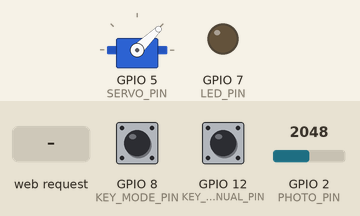
Recording of a sketch running on a simulated ESP32-S3. Parts: servo, output pins drawn as LEDs (lit = HIGH). Inputs (shaded band) come from the test bench; at power-on: GPIO 2 (PHOTO_PIN) = 2048, GPIO 8 (KEY_MODE_PIN) HIGH, GPIO 12 (KEY_MANUAL_PIN) HIGH. WiFi joins after 1.5 s; servers stay silent unless stated; servo pulses on a pin are drawn as a servo (544–2400 µs = 0–180°); what the sketch prints to the serial monitor is not drawn.

Above: at 2.7 s.
2.8 s: GPIO 2 (PHOTO_PIN) set to 1969
At 3.5 s:
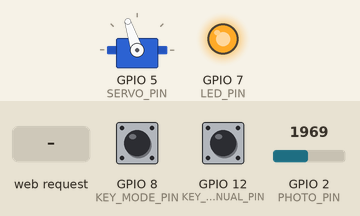
4.3 s: HTTP request GET /L received
At 5.4 s:
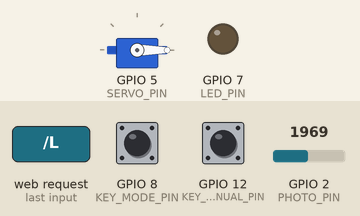
5.8 s: GPIO 8 (KEY_MODE_PIN) pulled LOW for 1 s
At 6.9 s:
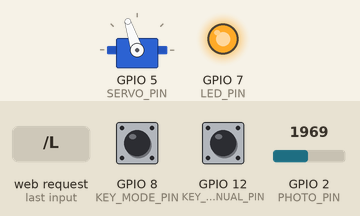
8.3 s: GPIO 2 (PHOTO_PIN) set to 3436
9.8 s: GPIO 2 (PHOTO_PIN) set to 3560
At 11.0 s:
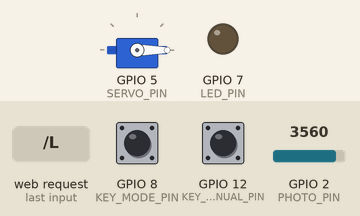
11.3 s: GPIO 2 (PHOTO_PIN) set to 1960
At 11.7 s:
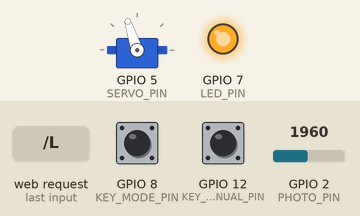
Timing chart, 0 to 13.8 s (numbered marks = the images above; inputs shaded):
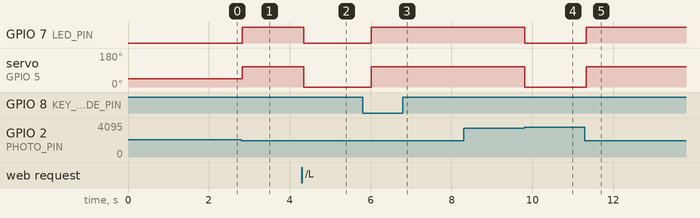

Measured:
- the behaviour switches between 2000 and 1999 on GPIO 2 (PHOTO_PIN) (found by bisection; images 0 and 1)
- the behaviour switches between 3500 and 3501 on GPIO 2 (PHOTO_PIN) (found by bisection; images 3 and 4)
- after the input at 2.8 s, GPIO 7 (LED_PIN): LOW → HIGH at once; servo on GPIO 5 (SERVO_PIN): 44° → 108° at once
- after the input at 4.3 s, GPIO 7 (LED_PIN): HIGH → LOW at once; servo on GPIO 5 (SERVO_PIN): 108° → 0° at once
- after the input at 5.8 s, GPIO 7 (LED_PIN): LOW → HIGH after 0.22 s; servo on GPIO 5 (SERVO_PIN): 0° → 108° after 0.22 s
- after the input at 8.3 s, every drawn part: stays the same
- after the input at 9.8 s, GPIO 7 (LED_PIN): HIGH → LOW at once; servo on GPIO 5 (SERVO_PIN): 108° → 0° at once
- after the input at 11.3 s, GPIO 7 (LED_PIN): LOW → HIGH at once; servo on GPIO 5 (SERVO_PIN): 0° → 108° at once

The sketch:

zuoye.ino
```cpp
#include <WiFi.h>

// ===================== 【可修改配置】 =====================
const char *ssid = "chen iQOO Z10x";
const char *password = "Lcyyc9426";

#define PHOTO_PIN     2
#define SERVO_PIN     5
#define LED_PIN       7
#define KEY_MODE_PIN  8     // 模式切换按键（自动/手动）
#define KEY_MANUAL_PIN 12    // 手动模式开关灯按键 → 已改为 GPIO12
#define LOW_THRESHOLD  2000
#define HIGH_THRESHOLD 3500
// ====================================================================

#define LEDC_FREQ     50
#define LEDC_RES      12
#define SERVO_RIGHT   340
#define SERVO_LEFT    100
#define SERVO_STOP    205

WiFiServer server(80);
int photoValue = 0;
bool manualMode = false;
bool lightState = false;  // 手动模式灯光状态

// 按键消抖通用函数
bool readKey(int pin, bool &lastState, unsigned long &debounceTime) {
  int reading = digitalRead(pin);
  bool keyPress = false;
  if (reading != lastState) {
    debounceTime = millis();
  }
  if (millis() - debounceTime > 80) {
    if (reading == LOW) {
      keyPress = true;
    }
  }
  lastState = reading;
  return keyPress;
}

// 光敏滤波
int readPhoto() {
  int sum = 0;
  for (int i = 0; i < 5; i++) {
    sum += analogRead(PHOTO_PIN);
    delay(5);
  }
  return sum / 5;
}

// 灯光控制（舵机+LED）
void setLight(bool on) {
  if (on) {
    ledcWrite(SERVO_PIN, SERVO_RIGHT);
    digitalWrite(LED_PIN, HIGH);
    lightState = true;
  } else {
    ledcWrite(SERVO_PIN, SERVO_LEFT);
    digitalWrite(LED_PIN, LOW);
    lightState = false;
  }
}

// 按键变量
bool lastModeKeyState = HIGH;
unsigned long modeDebounceTime = 0;

bool lastManualKeyState = HIGH;
unsigned long manualDebounceTime = 0;

void setup() {
  Serial.begin(115200);
  ledcAttach(SERVO_PIN, LEDC_FREQ, LEDC_RES);
  ledcWrite(SERVO_PIN, SERVO_STOP);

  pinMode(LED_PIN, OUTPUT);
  digitalWrite(LED_PIN, LOW);

  // 两个轻触按键上拉输入
  pinMode(KEY_MODE_PIN, INPUT_PULLUP);
  pinMode(KEY_MANUAL_PIN, INPUT_PULLUP);

  WiFi.begin(ssid, password);
  while (WiFi.status() != WL_CONNECTED) {
    delay(50);
    Serial.print(".");
  }
  Serial.println("\nWiFi连接成功");
  Serial.print("IP: ");
  Serial.println(WiFi.localIP());
  server.begin();
}

void loop() {
  photoValue = readPhoto();

  // ===================== 按键1：切换自动/手动 =====================
  if (readKey(KEY_MODE_PIN, lastModeKeyState, modeDebounceTime)) {
    manualMode = !manualMode;
    Serial.println("=== 按键切换模式 ===");
  }

  // ===================== 按键2：手动模式下开关灯 =====================
  if (manualMode && readKey(KEY_MANUAL_PIN, lastManualKeyState, manualDebounceTime)) {
    lightState = !lightState;
    setLight(lightState);
  }

  // ===================== 自动模式逻辑 =====================
  if (!manualMode) {
    if (photoValue < LOW_THRESHOLD) {
      setLight(true);
    } else if (photoValue > HIGH_THRESHOLD) {
      setLight(false);
    }
  }

  // ===================== 实时串口打印 =====================
  Serial.print("模式:");
  Serial.print(manualMode ? "手动" : "自动");
  Serial.print(" | 光敏:");
  Serial.print(photoValue);
  Serial.print(" | LED:");
  Serial.println(digitalRead(LED_PIN) ? "亮" : "灭");

  // ===================== WiFi网页控制 =====================
  WiFiClient client = server.accept();
  if (client) {
    String req = client.readStringUntil('\r');
    client.flush();

    if (req.indexOf("/R") != -1) {
      manualMode = true; setLight(true);
    }
    if (req.indexOf("/L") != -1) {
      manualMode = true; setLight(false);
    }
    if (req.indexOf("/A") != -1) {
      manualMode = false;
    }
    if (req.indexOf("/M") != -1) {
      manualMode = true;
    }

    client.println("HTTP/1.1 200 OK");
    client.println("Content-type:text/html; charset=utf-8");
    client.println();
    client.println("<h1>双按键智能光控系统</h1>");
    client.println("<p>模式：" + String(manualMode ? "手动" : "自动") + "</p>");
    client.println("<p>光敏值：" + String(photoValue) + "</p>");
    client.println("<p>LED：" + String(digitalRead(LED_PIN) ? "亮" : "灭") + "</p>");
    client.println("<p><a href='/R'>💡开灯</a> <a href='/L'>⚫关灯</a> <a href='/M'>手动模式</a> <a href='/A'>自动模式</a></p>");

    client.stop();
  }

  delay(50);
}
```
